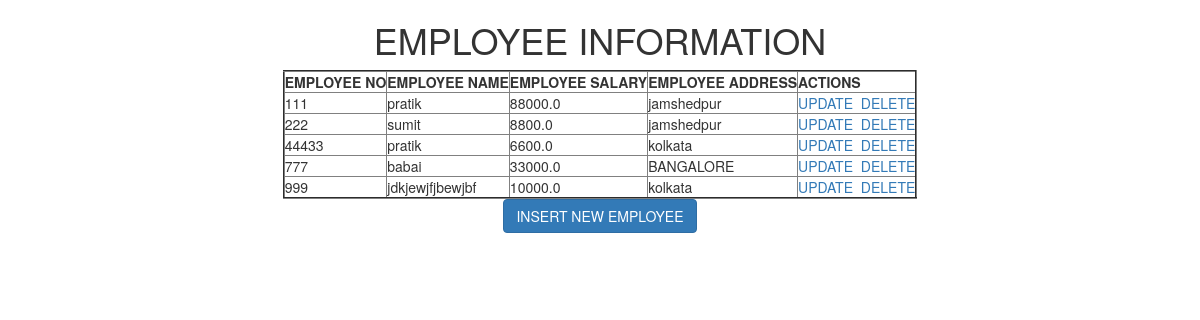
The page / on the database its author committed.
### pratikapp/models.py (models this page shows)
class Employee(models.Model):
    eno=models.IntegerField()
    ename=models.CharField(max_length=64)
    esal=models.FloatField()
    eaddr=models.CharField(max_length=64)

### pratikapp/views.py (the view)
# urls.py: path('', views.retrive_view),
def retrive_view(request):
    employees=Employee.objects.all()
    return render(request,'pratikapp/index.html',{'employees':employees})

### templates/pratikapp/index.html
<!DOCTYPE html>
{% extends 'pratikapp/base.html'%}
{% block body_block%}
<h1>EMPLOYEE INFORMATION</h1>
  <table border="2">
    <thead>
      <th>EMPLOYEE NO</th>
      <th>EMPLOYEE NAME</th>
      <th>EMPLOYEE SALARY</th>
      <th>EMPLOYEE ADDRESS</th>
      <th>ACTIONS</th>
    </thead>
    {% for emp in employees%}
     <tr>
       <td>{{emp.eno}}</td>
       <td>{{emp.ename}}</td>
      <td>{{emp.esal}}</td>
       <td>{{emp.eaddr}}</td>
       <td><a href="/update/{{emp.id}}">UPDATE</a> &nbsp;<a href="/delete/{{emp.id}}">DELETE</a></td>
     </tr>
    {% endfor%}
  </table>
   <a href="/create" class="btn btn-primary btn-medium">INSERT NEW EMPLOYEE</a>
{% endblock %}

### templates/pratikapp/base.html (shortened to what this page needs)
<!DOCTYPE html>
<html lang="en" dir="ltr">
  <head>
    <link rel="stylesheet" href="https://maxcdn.bootstrapcdn.com/bootstrap/3.3.7/css/bootstrap.min.css">
  </head>
  <body>
    <div class="container" align="center">
      {% block body_block%}
      {% endblock %}
    </div>
  </body>
</html>

### rows shown on the page
Employee: eno "111", ename "pratik", esal "88000.0", eaddr "jamshedpur"
Employee: eno "222", ename "sumit", esal "8800.0", eaddr "jamshedpur"
Employee: eno "44433", ename "pratik", esal "6600.0", eaddr "kolkata"
Employee: eno "777", ename "babai", esal "33000.0", eaddr "BANGALORE"
Employee: eno "999", ename "jdkjewjfjbewjbf", esal "10000.0", eaddr "kolkata"
